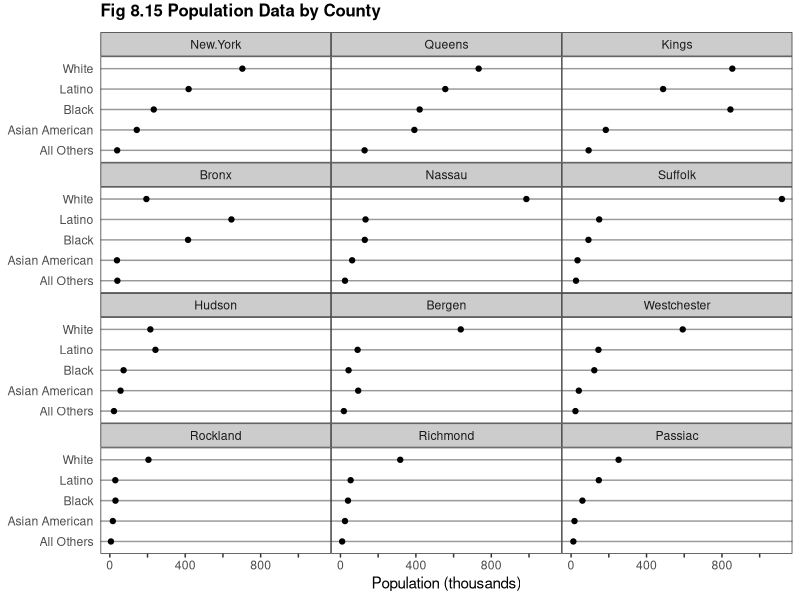
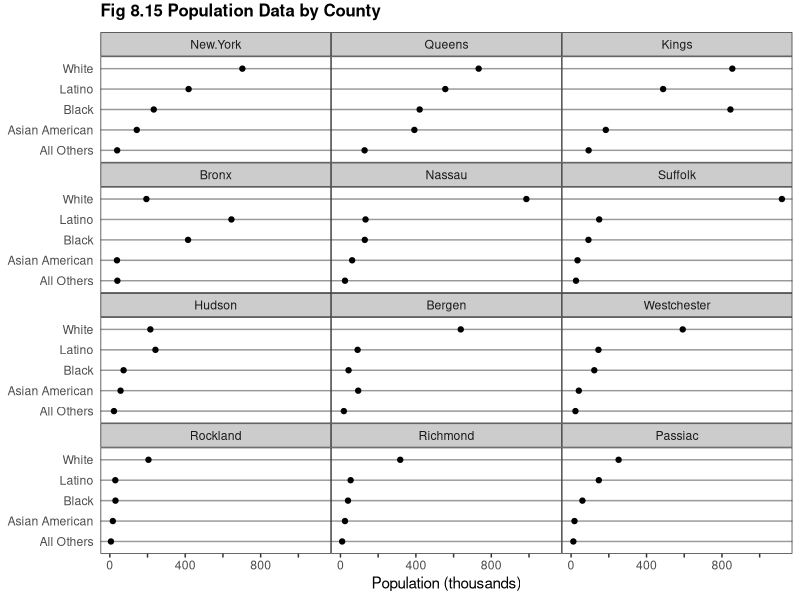

Here is the R script that generated these plots, in order:
library(ggplot2)
library(reshape2)
library(grid)

this_base = "fig08-15_population-data-by-county"

my_data = data.frame(
		       Race = c("White", "Latino", "Black", "Asian American", "All Others"),
		         Bronx = c(194000, 645000, 415000, 38000, 40000),
			   Kings = c(855000, 488000, 845000, 184000, 93000),
			     New.York = c(703000, 418000, 233000, 143000, 39000),
			       Queens = c(733000, 556000, 420000, 392000, 128000),
			         Richmond = c(317000, 54000, 40000, 24000, 9000),
				   Nassau = c(986000, 133000, 129000, 62000, 24000),
				     Suffolk = c(1118000, 149000, 92000, 34000, 26000),
				       Westchester = c(592000, 145000, 123000, 41000, 23000),
				         Rockland = c(205000, 29000, 30000, 16000, 6000),
					   Bergen = c(638000, 91000, 43000, 94000, 18000),
					     Hudson = c(215000, 242000, 73000, 57000, 22000),
					       Passiac = c(252000, 147000, 60000, 18000, 12000))

my_data_long = melt(my_data, id = "Race",
		                         variable.name = "county", value.name = "population")

my_data_long$county = factor(
			       my_data_long$county, c("New.York", "Queens", "Kings", "Bronx", "Nassau",
						                               "Suffolk", "Hudson", "Bergen", "Westchester",
									                                "Rockland", "Richmond", "Passiac"))

my_data_long$Race =
  factor(my_data_long$Race,
	          rev(c("White", "Latino", "Black", "Asian American", "All Others")))

p = ggplot(my_data_long, aes(x = population / 1000, y = Race)) +
  geom_point() +
    facet_wrap(~ county, ncol = 3) +
      scale_x_continuous(breaks = seq(0, 1000, 200),
			                      labels = c(0, "", 400, "", 800, "")) +
  labs(x = "Population (thousands)", y = NULL) +
    ggtitle("Fig 8.15 Population Data by County") +
      theme_bw() +
        theme(panel.grid.major.y = element_line(colour = "grey60"),
	              panel.grid.major.x = element_blank(),
		              panel.grid.minor = element_blank(),
			              panel.margin = unit(0, "lines"),
				              plot.title = element_text(size = rel(1.1), face = "bold", vjust = 2),
					              strip.background = element_rect(fill = "grey80"),
						              axis.ticks.y = element_blank())

  p

  ggsave(paste0(this_base, ".png"),
	        p, width = 6, height = 8)
